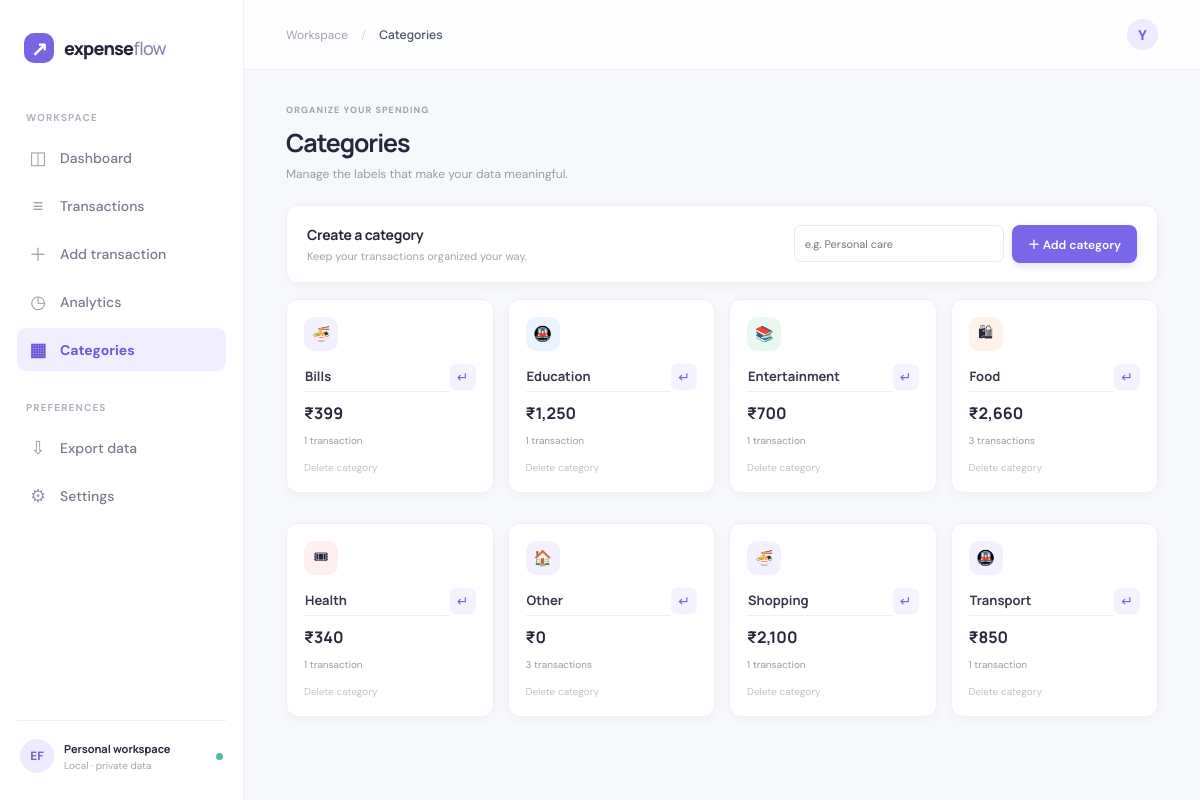
The page /categories on the database its author committed.
### tables this page shows
CREATE TABLE categories (
                id INTEGER PRIMARY KEY AUTOINCREMENT,
                name TEXT NOT NULL UNIQUE COLLATE NOCASE,
                created_at TEXT NOT NULL DEFAULT CURRENT_TIMESTAMP
            );

### app.py (the view, shortened to what this page needs)
@app.route("/categories", methods=["GET", "POST"])
def categories():
    with get_db() as db:
        rows = db.execute("SELECT c.id,c.name,c.created_at,COALESCE(SUM(CASE WHEN t.type='Expense' THEN t.amount ELSE 0 END),0) spending,COUNT(t.id) uses FROM categories c LEFT JOIN transactions t ON t.category=c.name GROUP BY c.id ORDER BY c.name").fetchall()
    return render_template("categories.html", active="categories", categories=rows)

### app.py (called while the page is built)
@app.template_filter("inr")
def inr(value):
    try: n = float(value or 0)
    except (TypeError, ValueError): n = 0
    whole, dot, fraction = f"{abs(n):.2f}".partition(".")
    last = whole[-3:]
    rest = whole[:-3]
    while len(rest) > 2:
        last = rest[-2:] + "," + last
        rest = rest[:-2]
    grouped = (rest + "," if rest else "") + last
    suffix = ("." + fraction.rstrip("0")) if fraction.rstrip("0") else ""
    return ("-" if n < 0 else "") + "₹" + grouped + suffix

@app.context_processor
def global_data():
    return {"nav_categories": CATEGORIES}

### database.py (called while the page is built)
def get_db():
    DB_PATH.parent.mkdir(parents=True, exist_ok=True)
    conn = sqlite3.connect(DB_PATH)
    conn.row_factory = sqlite3.Row
    conn.execute("PRAGMA foreign_keys = ON")
    return conn

### templates/categories.html
{% extends 'base.html' %}{% block title %}Categories{% endblock %}{% block crumb %}Categories{% endblock %}{% block content %}<section class="page-heading"><div><p class="eyebrow">ORGANIZE YOUR SPENDING</p><h1>Categories</h1><p class="muted">Manage the labels that make your data meaningful.</p></div></section><section class="panel add-category"><div><h2>Create a category</h2><p>Keep your transactions organized your way.</p></div><form method="post" class="inline-add"><input name="name" maxlength="32" minlength="2" required placeholder="e.g. Personal care"><button class="button primary">＋ Add category</button></form></section><section class="category-cards">{% for c in categories %}<article class="panel category-manage"><div class="cat-icon cat-{{ loop.index }}">{{ ['🍜','🚇','📚','🛍','🎟','🏠'][loop.index0%6] }}</div><form method="post" action="{{ url_for('rename_category',cat_id=c.id) }}" class="rename-form"><input name="name" value="{{ c.name }}" maxlength="32" minlength="2" required aria-label="Category name"><button aria-label="Save category name" title="Rename">↵</button></form><strong class="category-spend">{{ c.spending|inr }}</strong><small class="muted">{{ c.uses }} transaction{{ '' if c.uses==1 else 's' }}</small><form method="post" action="{{ url_for('delete_category',cat_id=c.id) }}" onsubmit="return confirm('Delete category {{ c.name }}?')"><button class="delete-category" {% if c.uses %}disabled title="Reassign transactions before deleting"{% endif %}>Delete category</button></form></article>{% endfor %}</section>{% endblock %}

### templates/base.html (shortened to what this page needs)
<!doctype html><html lang="en"><head><link rel="stylesheet" href="{{ url_for('static',filename='css/style.css') }}"></head><body><aside class="sidebar" id="sidebar"><a class="brand" href="{{ url_for('dashboard') }}"><span class="brand-mark">↗</span><span>expense<span class="brand-light">flow</span></span></a><div class="nav-label">WORKSPACE</div><nav class="nav"><a class="nav-item {{ 'active' if active=='dashboard' }}" href="{{ url_for('dashboard') }}"><span>◫</span>Dashboard</a><a class="nav-item {{ 'active' if active=='transactions' }}" href="{{ url_for('transactions') }}"><span>≡</span>Transactions</a><a class="nav-item {{ 'active' if active=='add' }}" href="{{ url_for('transaction_form') }}"><span>＋</span>Add transaction</a><a class="nav-item {{ 'active' if active=='analytics' }}" href="{{ url_for('analytics') }}"><span>◷</span>Analytics</a><a class="nav-item {{ 'active' if active=='categories' }}" href="{{ url_for('categories') }}"><span>▦</span>Categories</a></nav><div class="nav-label nav-label-spaced">PREFERENCES</div><nav class="nav"><a class="nav-item" href="{{ url_for('export_csv') }}"><span>⇩</span>Export data</a><a class="nav-item {{ 'active' if active=='settings' }}" href="{{ url_for('settings') }}"><span>⚙</span>Settings</a></nav><div class="sidebar-bottom"><div class="mini-avatar">EF</div><div><strong>Personal workspace</strong><small>Local · private data</small></div><span class="online-dot"></span></div></aside><main class="main"><header class="topbar"><div class="breadcrumb">Workspace <span>/</span> <strong>{% block crumb %}{% endblock %}</strong></div><div class="top-actions"><a class="avatar" href="{{ url_for('settings') }}" aria-label="Settings">Y</a></div></header><div class="content">{% block content %}{% endblock %}</div></main></body></html>

### rows shown on the page
categories: index0 "🍜", name "Bills", spending|inr "₹399", uses "1"
categories: index0 "🚇", name "Education", spending|inr "₹1,250", uses "1"
categories: index0 "📚", name "Entertainment", spending|inr "₹700", uses "1"
categories: index0 "🛍", name "Food", spending|inr "₹2,660", uses "3", uses "s"
categories: index0 "🎟", name "Health", spending|inr "₹340", uses "1"
categories: index0 "🏠", name "Other", spending|inr "₹0", uses "3", uses "s"
categories: index0 "🍜", name "Shopping", spending|inr "₹2,100", uses "1"
categories: index0 "🚇", name "Transport", spending|inr "₹850", uses "1"
